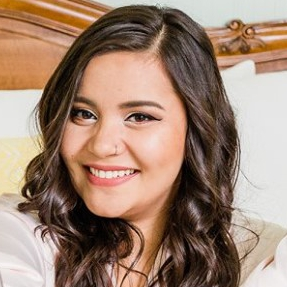
#> input picture Image_Processor_Sample_Files/headshot_Fotor.jpg, 287 x 287 px
$ python contours.py --image_file headshot_Fotor.jpg --threshold 100
#> lines starting #> are read from the running program, lines starting #| are printed output that depends on the picture; after the words box and inside, x2 and y2 are one past the last pixel; in counts of white or black regions, pixels touching at a corner belong together
from argparse import ArgumentParser
from image_to_gcode.image_to_gcode import ImageToGcode

import cv2
import numpy as np

def create_args():
    parser = ArgumentParser()

    parser.add_argument("--image_file", type=str, required=True)
    parser.add_argument("--threshold", type=int, required=True)
    parser.add_argument("--scale", type=float, default=None, required=False)

    return parser.parse_args()

def main(image_file, threshold, scale=None):
#> called with image_file = 'headshot_Fotor.jpg', threshold = 100
    image = cv2.imread(image_file)
#> image is the input picture: shape (287, 287, 3); mean B, G, R 112.9, 130.4, 157.7
    image_gray = cv2.cvtColor(image, cv2.COLOR_BGR2GRAY)
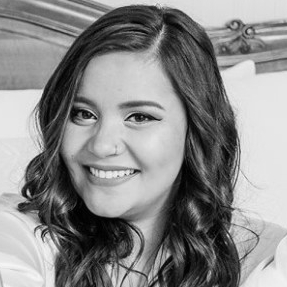
#> image_gray: shape (287, 287); min 0, max 246, mean 136.6
    numpy_array = np.ones_like(image_gray) * 255

    ret, thresh = cv2.threshold(image_gray, threshold, 255, 0)
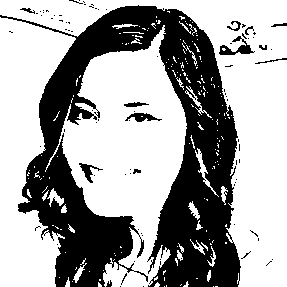
#> thresh: shape (287, 287); 63.7% white; 89 black regions (76 under 20 px)
#> ret = 100

    contours, hierarchy = cv2.findContours(thresh, cv2.RETR_TREE, cv2.CHAIN_APPROX_SIMPLE)
#> contours = 323 contours, 294 with area under 20; largest, box (x1, y1, x2, y2) and area: (0, 0, 287, 287) 20302, (45, 25, 187, 287) 18124, (0, 17, 76, 287) 11715, (218, 38, 255, 56) 282, (124, 112, 163, 123) 212

    print(contours)
#| [array([[[215, 286]],
#|        [[217, 286]]], dtype=int32), array([[[213, 286]]], dtype=int32), array([[[164, 286]]], dtype=int32), array([[[166, 285]],
#|        [[166, 286]]], dtype=int32), array([[[181, 284]],
#|        [[180, 285]]], dtype=int32), array([[[157, 282]],
#|        [[155, 284]],
#|        [[155, 285]],
#|        [[154, 286]],
#|        [[158, 286]],
#|        [[159, 285]],
#|        [[159, 284]]], dtype=int32), array([[[ 98, 282]],
#|        [[ 98, 286]],
#|        [[101, 286]],
#> (further printed lines are left out)

    cv2.drawContours(numpy_array, contours, -1, (0,0,0), 3)
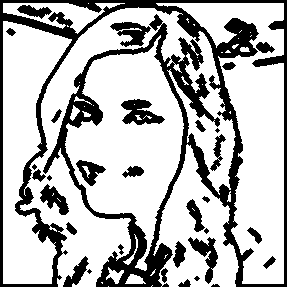
#> numpy_array: shape (287, 287); 72.4% white; 32 black regions (6 under 20 px), largest, box (x1, y1, x2, y2) and area: (0, 0, 287, 287) 17750, (121, 99, 165, 125) 644, (188, 237, 218, 284) 529

    cv2.imwrite("preview_contour.jpg", numpy_array)

    offsets = [[0, 0],
               [30.5, 0.1],
               [0, 0],
               [0, 0]]

if __name__ == '__main__':
    args = create_args()
    main(args.image_file, args.threshold, args.scale)
